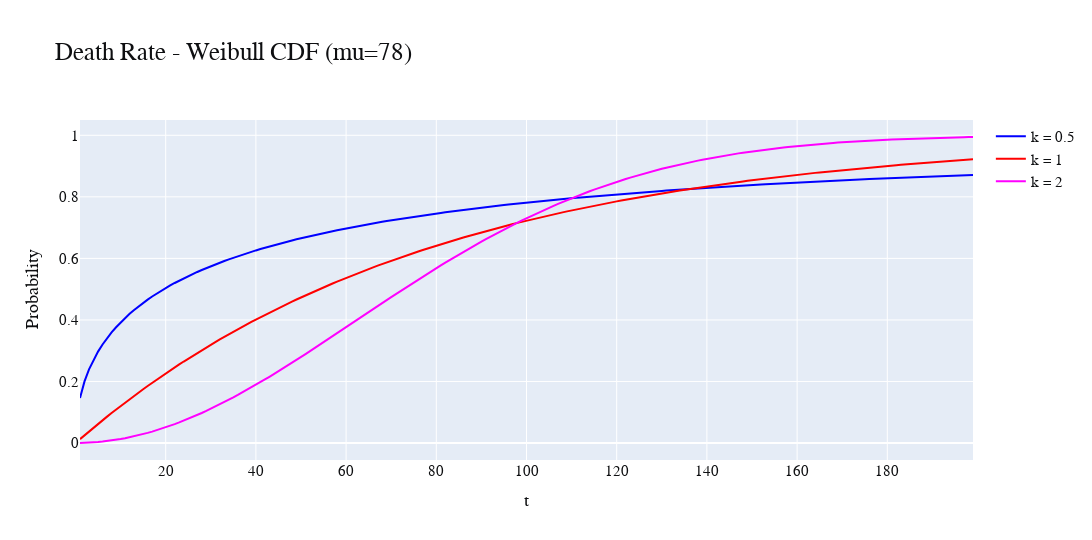
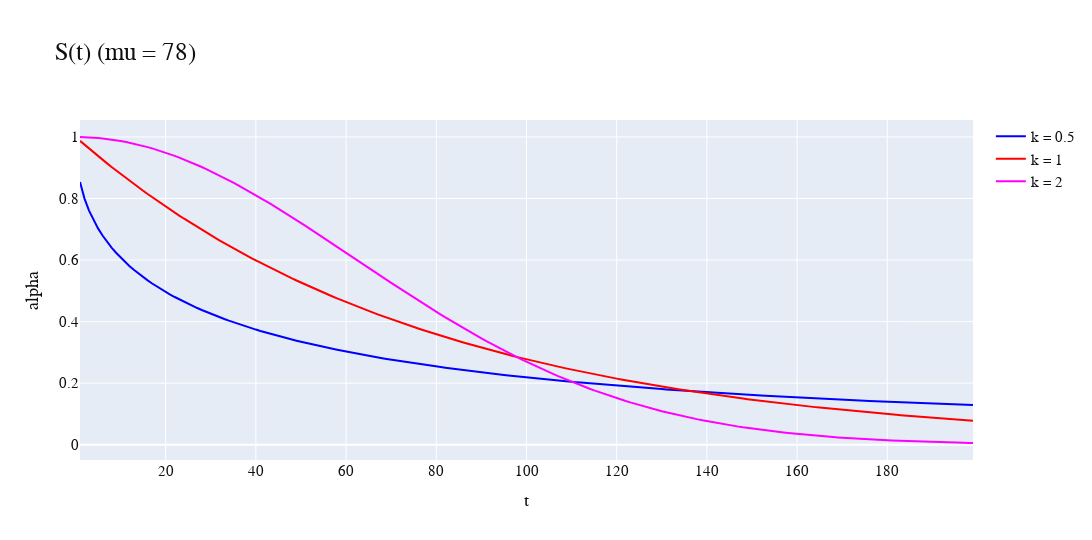

Source (notebook cell) for these figures, in order:
### Markdown cell above
##### CDF, survival, inverse survival

### Code cell
x, y05, y1, y2 = [], [], [], []
for t in range(1, 200, 1):
    x.append(t)
    y05.append(cdf(t, 0.5, 78))
    y1.append(cdf(t, 1, 78))
    y2.append(cdf(t, 2, 78))

# CDF mu = 78
plot(x, x, x, y05, y1, y2, "t", "Probability", "Death Rate - Weibull CDF (mu=78)")

# Survival mu = 78
plot(x, x, x, [1-i for i in y05], [1-i for i in y1], [1-i for i in y2], "t", "alpha", "S(t) (mu = 78)")

# Inverse survival mu = 78
# plot([1-i for i in y05], [1-i for i in y1], [1-i for i in y2], x, x, x, "alpha", "t", "inv surv (mu = 78)")

### Figure 1 — Plotly figure (JSON) as saved in the notebook; plotly's stock layout.template omitted (floating-point values rounded to 4 significant figures; data arrays with more than 128 entries replaced by an {"elided": "..."} marker saying what was removed)
{"data": [{"marker": {"color": "blue"}, "mode": "lines", "name": "k = 0.5", "type": "scatter", "x": {"elided": "199 int values"}, "y": {"elided": "199 float values"}}, {"marker": {"color": "red"}, "mode": "lines", "name": "k = 1", "type": "scatter", "x": {"elided": "199 int values"}, "y": {"elided": "199 float values"}}, {"marker": {"color": "magenta"}, "mode": "lines", "name": "k = 2", "type": "scatter", "x": {"elided": "199 int values"}, "y": {"elided": "199 float values"}}], "layout": {"font": {"color": "#0e0f11", "family": "CMU Serif", "size": 15}, "height": 540, "margin": {"b": 80, "t": 120}, "title": {"font": {"size": 25}, "text": "Death Rate - Weibull CDF (mu=78)"}, "width": 1152, "xaxis": {"title": {"text": "t"}}, "yaxis": {"title": {"text": "Probability"}}}}

### Figure 2 — Plotly figure (JSON) as saved in the notebook; plotly's stock layout.template omitted (floating-point values rounded to 4 significant figures; data arrays with more than 128 entries replaced by an {"elided": "..."} marker saying what was removed)
{"data": [{"marker": {"color": "blue"}, "mode": "lines", "name": "k = 0.5", "type": "scatter", "x": {"elided": "199 int values"}, "y": {"elided": "199 float values"}}, {"marker": {"color": "red"}, "mode": "lines", "name": "k = 1", "type": "scatter", "x": {"elided": "199 int values"}, "y": {"elided": "199 float values"}}, {"marker": {"color": "magenta"}, "mode": "lines", "name": "k = 2", "type": "scatter", "x": {"elided": "199 int values"}, "y": {"elided": "199 float values"}}], "layout": {"font": {"color": "#0e0f11", "family": "CMU Serif", "size": 15}, "height": 540, "margin": {"b": 80, "t": 120}, "title": {"font": {"size": 25}, "text": "S(t) (mu = 78)"}, "width": 1152, "xaxis": {"title": {"text": "t"}}, "yaxis": {"title": {"text": "alpha"}}}}
